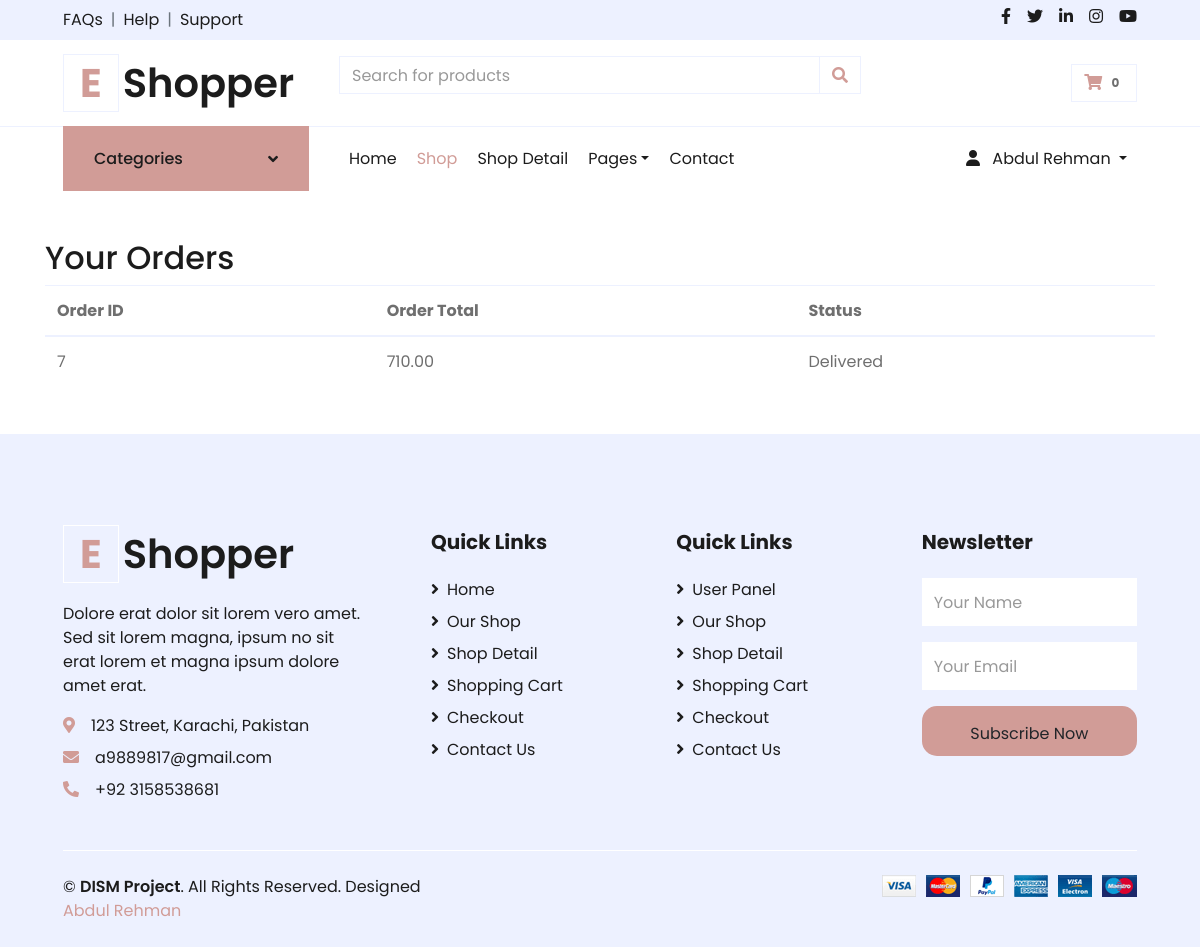
Page /user_panel.php (signed in) on the committed database.
### tables this page shows
CREATE TABLE `orders` (
  `order_id` int(11) NOT NULL,
  `user_id` int(11) NOT NULL,
  `order_total` decimal(10,2) NOT NULL,
  `order_status` varchar(50) NOT NULL,
  `order_date` timestamp NOT NULL DEFAULT current_timestamp()
);

### user_panel.php (the view, shortened to what this page needs)
<?php
include 'navbar2.php';
?>
<!DOCTYPE html>
<html lang="en">
<head>
    <link href="https://cdnjs.cloudflare.com/ajax/libs/font-awesome/5.10.0/css/all.min.css" rel="stylesheet">
    <link href="lib/owlcarousel/assets/owl.carousel.min.css" rel="stylesheet">
    <link href="css/style.css" rel="stylesheet">
</head>
<body>
    <div class="container mt-5">
        <h2>Your Orders</h2>
        <table class="table">
            <thead>
                <tr>
                    <th>Order ID</th>
                    <th>Order Total</th>
                    <th>Status</th>
                </tr>
            </thead>
            <tbody>
                <?php
                include 'Connection.php';
                $user_id = $_SESSION['user_id'];
                $orders_query = "SELECT * FROM orders WHERE user_id = '$user_id'";
                $orders_result = mysqli_query($con, $orders_query);
                while ($row = mysqli_fetch_assoc($orders_result)) {
                    $order_id = $row['order_id'];
                    $order_total = $row['order_total'];
                    $order_status = $row['order_status'];
                ?>
                    <tr>
                        <td><?php echo $order_id; ?></td>
                        <td><?php echo $order_total; ?></td>
                        <td><?php echo $order_status; ?></td>
                    </tr>
                <?php
                }
                ?>
            </tbody>
        </table>
    </div>
    <?php
    include 'footer.php';
    ?>
</body>
</html>

### rows in the picture
orders: order_id "7", order_total "710.00", order_status "Delivered"

### other values in the picture
$cart_rows_nav "0"
$_SESSION['user_name'] "Abdul Rehman"
